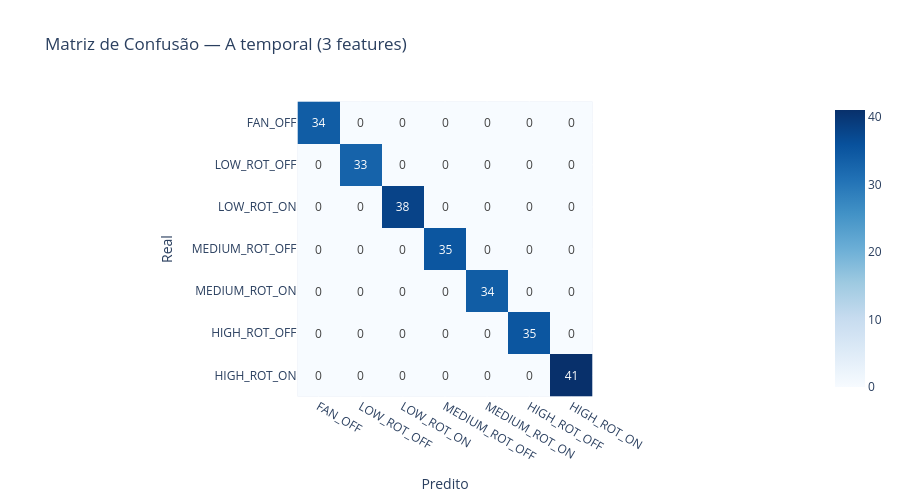

Notebook code for this chart:
### Markdown cell above
## 7. Matriz de Confusão — 7 Classes

### Code cell
clf = GaussianNB()
clf.fit(X[best_features], y)
y_pred = clf.predict(X[best_features])

print(classification_report(y, y_pred, labels=CLASSES_ORDER, zero_division=0))

cm = confusion_matrix(y, y_pred, labels=CLASSES_ORDER)
fig = px.imshow(
    cm,
    x=CLASSES_ORDER, y=CLASSES_ORDER,
    text_auto=True, color_continuous_scale='Blues',
    labels=dict(x='Predito', y='Real'),
    title=f'Matriz de Confusão — {best_name} ({len(best_features)} features)',
)
fig.update_layout(height=500)
fig.write_html('output/figures/04_confusion_matrix_7class.html')
fig.show()

### Figure 1 — Plotly figure (JSON) as saved in the notebook; plotly's stock layout.template omitted (floating-point values rounded to 4 significant figures)
{"data": [{"coloraxis": "coloraxis", "hovertemplate": "Predito: %{x}<br>Real: %{y}<br>color: %{z}<extra></extra>", "name": "0", "texttemplate": "%{z}", "type": "heatmap", "x": ["FAN_OFF", "LOW_ROT_OFF", "LOW_ROT_ON", "MEDIUM_ROT_OFF", "MEDIUM_ROT_ON", "HIGH_ROT_OFF", "HIGH_ROT_ON"], "xaxis": "x", "y": ["FAN_OFF", "LOW_ROT_OFF", "LOW_ROT_ON", "MEDIUM_ROT_OFF", "MEDIUM_ROT_ON", "HIGH_ROT_OFF", "HIGH_ROT_ON"], "yaxis": "y", "z": [[34, 0, 0, 0, 0, 0, 0], [0, 33, 0, 0, 0, 0, 0], [0, 0, 38, 0, 0, 0, 0], [0, 0, 0, 35, 0, 0, 0], [0, 0, 0, 0, 34, 0, 0], [0, 0, 0, 0, 0, 35, 0], [0, 0, 0, 0, 0, 0, 41]]}], "layout": {"coloraxis": {"colorscale": [[0, "rgb(247,251,255)"], [0.125, "rgb(222,235,247)"], [0.25, "rgb(198,219,239)"], [0.375, "rgb(158,202,225)"], [0.5, "rgb(107,174,214)"], [0.625, "rgb(66,146,198)"], [0.75, "rgb(33,113,181)"], [0.875, "rgb(8,81,156)"], [1, "rgb(8,48,107)"]]}, "height": 500, "title": {"text": "Matriz de Confusão — A temporal (3 features)"}, "xaxis": {"anchor": "y", "constrain": "domain", "domain": [0, 1], "scaleanchor": "y", "title": {"text": "Predito"}}, "yaxis": {"anchor": "x", "autorange": "reversed", "constrain": "domain", "domain": [0, 1], "title": {"text": "Real"}}}}
